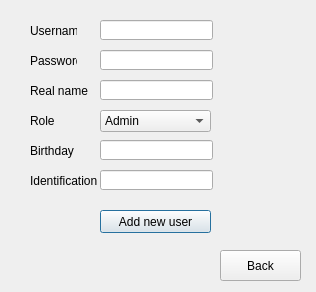
<?xml version="1.0" encoding="UTF-8"?>
<ui version="4.0">
 <class>add_user</class>
 <widget class="QDialog" name="add_user">
  <property name="geometry">
   <rect>
    <x>0</x>
    <y>0</y>
    <width>316</width>
    <height>292</height>
   </rect>
  </property>
  <property name="windowTitle">
   <string>Dialog</string>
  </property>
  <property name="autoFillBackground">
   <bool>true</bool>
  </property>
  <widget class="QLineEdit" name="username">
   <property name="geometry">
    <rect>
     <x>100</x>
     <y>20</y>
     <width>113</width>
     <height>20</height>
    </rect>
   </property>
  </widget>
  <widget class="QLineEdit" name="password">
   <property name="geometry">
    <rect>
     <x>100</x>
     <y>50</y>
     <width>113</width>
     <height>20</height>
    </rect>
   </property>
   <property name="echoMode">
    <enum>QLineEdit::Password</enum>
   </property>
  </widget>
  <widget class="QLineEdit" name="real_name">
   <property name="geometry">
    <rect>
     <x>100</x>
     <y>80</y>
     <width>113</width>
     <height>20</height>
    </rect>
   </property>
  </widget>
  <widget class="QLineEdit" name="birthday">
   <property name="geometry">
    <rect>
     <x>100</x>
     <y>140</y>
     <width>113</width>
     <height>20</height>
    </rect>
   </property>
  </widget>
  <widget class="QLabel" name="label">
   <property name="geometry">
    <rect>
     <x>30</x>
     <y>20</y>
     <width>47</width>
     <height>21</height>
    </rect>
   </property>
   <property name="text">
    <string>Username</string>
   </property>
  </widget>
  <widget class="QLabel" name="label_2">
   <property name="geometry">
    <rect>
     <x>30</x>
     <y>50</y>
     <width>47</width>
     <height>21</height>
    </rect>
   </property>
   <property name="text">
    <string>Password</string>
   </property>
  </widget>
  <widget class="QLabel" name="label_3">
   <property name="geometry">
    <rect>
     <x>30</x>
     <y>80</y>
     <width>61</width>
     <height>21</height>
    </rect>
   </property>
   <property name="text">
    <string>Real name</string>
   </property>
  </widget>
  <widget class="QLabel" name="label_4">
   <property name="geometry">
    <rect>
     <x>30</x>
     <y>110</y>
     <width>47</width>
     <height>21</height>
    </rect>
   </property>
   <property name="text">
    <string>Role</string>
   </property>
  </widget>
  <widget class="QLabel" name="label_5">
   <property name="geometry">
    <rect>
     <x>30</x>
     <y>140</y>
     <width>47</width>
     <height>21</height>
    </rect>
   </property>
   <property name="text">
    <string>Birthday</string>
   </property>
  </widget>
  <widget class="QLineEdit" name="cmnd">
   <property name="geometry">
    <rect>
     <x>100</x>
     <y>170</y>
     <width>113</width>
     <height>20</height>
    </rect>
   </property>
  </widget>
  <widget class="QLabel" name="label_6">
   <property name="geometry">
    <rect>
     <x>30</x>
     <y>170</y>
     <width>71</width>
     <height>21</height>
    </rect>
   </property>
   <property name="text">
    <string>Identification</string>
   </property>
  </widget>
  <widget class="QPushButton" name="pushButton">
   <property name="geometry">
    <rect>
     <x>100</x>
     <y>210</y>
     <width>111</width>
     <height>23</height>
    </rect>
   </property>
   <property name="text">
    <string>Add new user</string>
   </property>
   <property name="icon">
    <iconset>
     <normaloff>image/48/sign-add.png</normaloff>image/48/sign-add.png</iconset>
   </property>
  </widget>
  <widget class="QPushButton" name="pushButton_2">
   <property name="geometry">
    <rect>
     <x>220</x>
     <y>250</y>
     <width>81</width>
     <height>31</height>
    </rect>
   </property>
   <property name="text">
    <string>Back</string>
   </property>
   <property name="icon">
    <iconset>
     <normaloff>image/48/sign-right.png</normaloff>image/48/sign-right.png</iconset>
   </property>
   <property name="iconSize">
    <size>
     <width>20</width>
     <height>20</height>
    </size>
   </property>
  </widget>
  <widget class="QLabel" name="label_7">
   <property name="geometry">
    <rect>
     <x>-160</x>
     <y>-80</y>
     <width>481</width>
     <height>371</height>
    </rect>
   </property>
   <property name="text">
    <string>TextLabel</string>
   </property>
   <property name="scaledContents">
    <bool>true</bool>
   </property>
  </widget>
  <widget class="QComboBox" name="role">
   <property name="geometry">
    <rect>
     <x>100</x>
     <y>110</y>
     <width>111</width>
     <height>22</height>
    </rect>
   </property>
   <item>
    <property name="text">
     <string>Admin</string>
    </property>
   </item>
   <item>
    <property name="text">
     <string>Librarian</string>
    </property>
   </item>
   <item>
    <property name="text">
     <string>Reader</string>
    </property>
   </item>
  </widget>
  <zorder>label_7</zorder>
  <zorder>username</zorder>
  <zorder>password</zorder>
  <zorder>real_name</zorder>
  <zorder>birthday</zorder>
  <zorder>label</zorder>
  <zorder>label_2</zorder>
  <zorder>label_3</zorder>
  <zorder>label_4</zorder>
  <zorder>label_5</zorder>
  <zorder>cmnd</zorder>
  <zorder>label_6</zorder>
  <zorder>pushButton</zorder>
  <zorder>pushButton_2</zorder>
  <zorder>role</zorder>
 </widget>
 <resources/>
 <connections/>
</ui>
